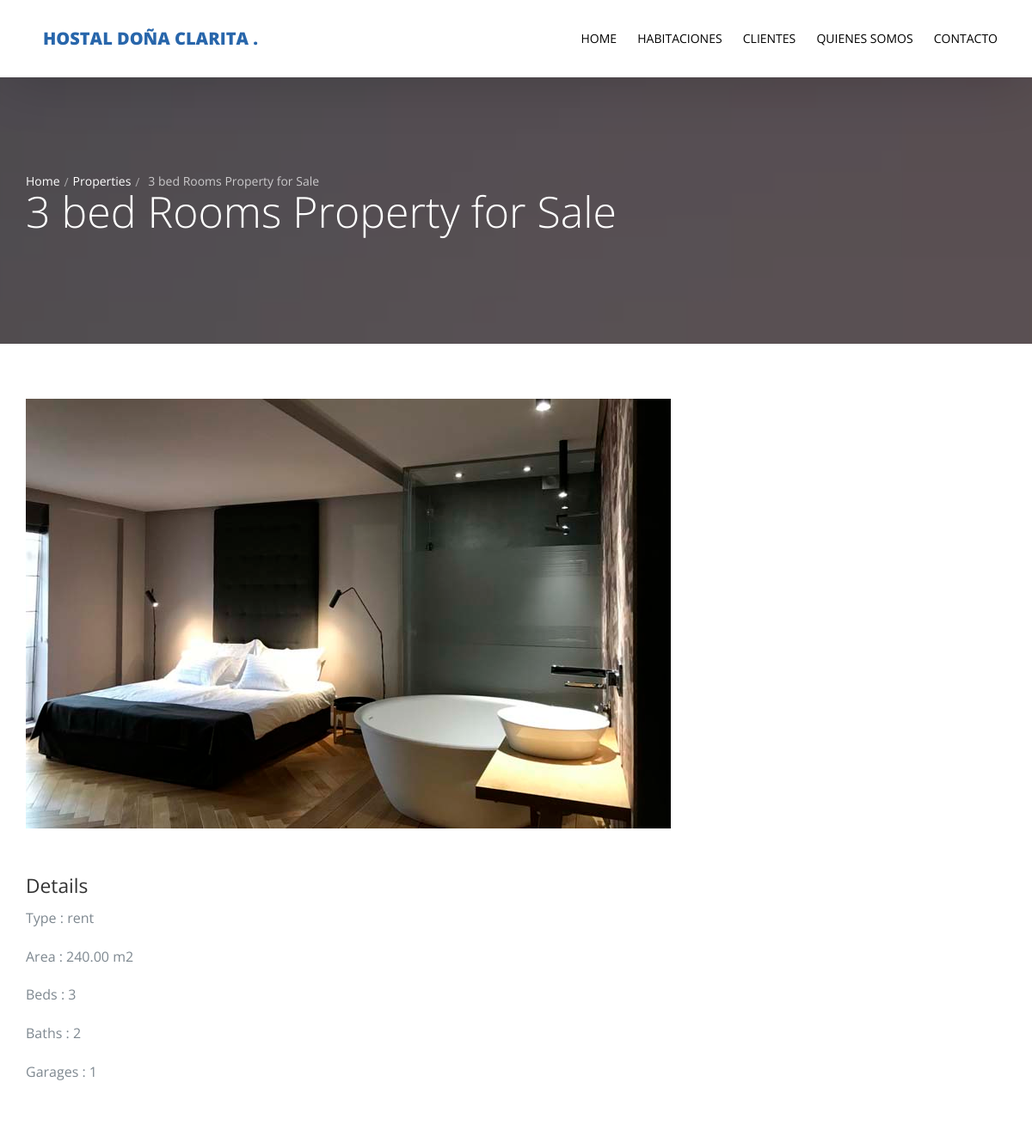
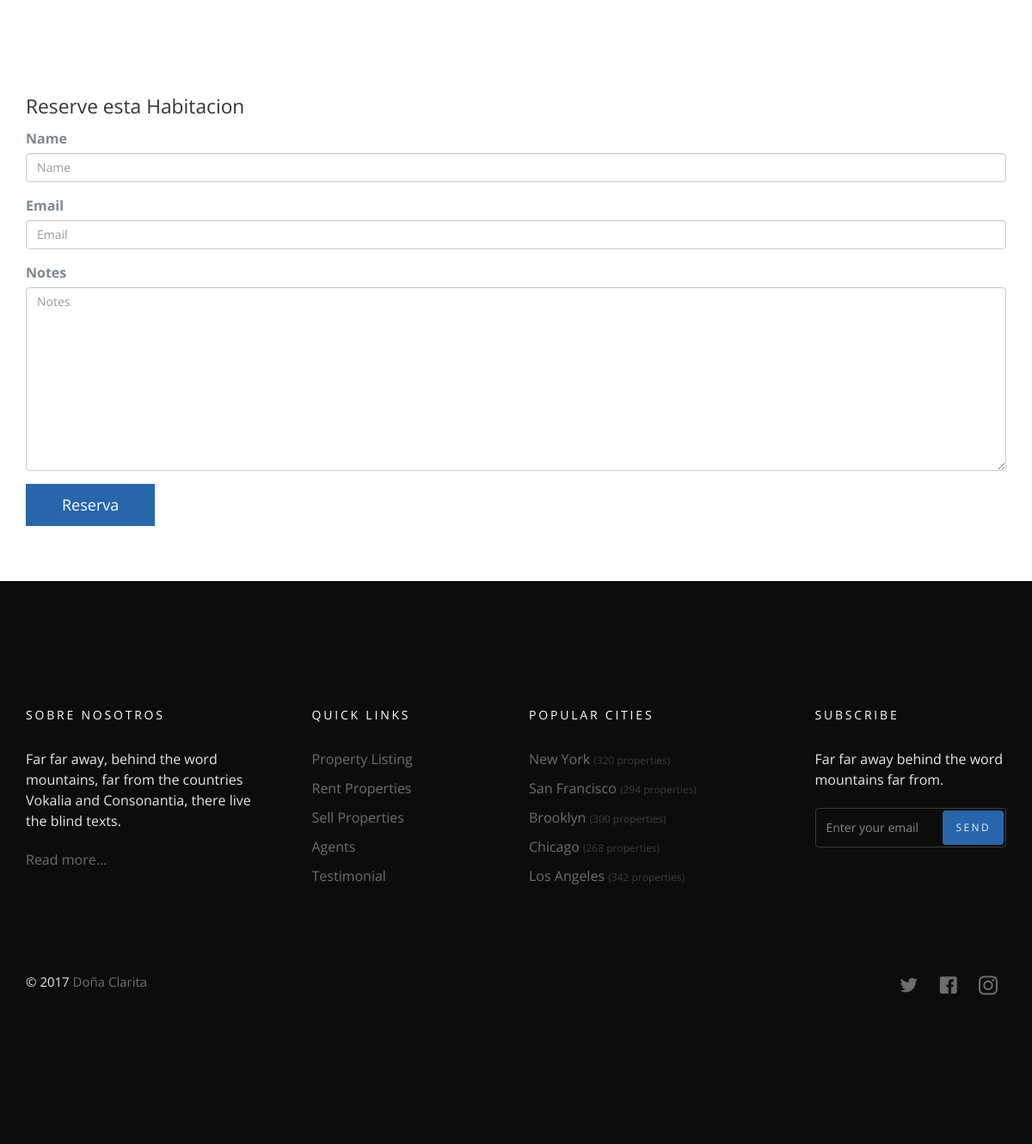
/propiedadew/1, run on the app's committed database (2 pictures, top to bottom).
### propiedadew/models.py (models this page shows)
class Property(models.Model):
    name = models.CharField(max_length=50)
    property_type = models.CharField(choices=property_type, max_length=10)
    price = models.PositiveIntegerField()
    category = models.ForeignKey('Category' ,null=True ,on_delete=models.SET_NULL)
    area = models.DecimalField(decimal_places=2, max_digits=10)
    beds_number = models.PositiveIntegerField()
    baths_number = models.PositiveIntegerField()
    garages_number = models.PositiveBigIntegerField()
    image = models.ImageField(upload_to='propiedadew/' , null=True)
    location = models.CharField(max_length=50, null=True)
    def __str__(self):
        return self.name
    class Meta:
        verbose_name = 'Property'
        verbose_name_plural = 'Properties'

### propiedadew/views.py (the view)
# urls.py: path('<int:id>', views.property_detail, name='property_detail'),
def property_detail(request , id):
    property_detail = Property.objects.get(id=id)
    template = 'propiedadew/detail.html'
    if request.method == 'POST':
        reserve_form = ReserveForm(request.POST)
        if reserve_form.is_valid():
            reserve_form.save()
    else:
        reserve_form = ReserveForm()
    context = {
        'property_detail' : property_detail ,
        'reserve_form' : reserve_form
    }
    return render(request , template , context)

### propiedadew/forms.py
class ReserveForm(forms.ModelForm):
    class Meta :
        model = Reserve
        fields = '__all__'

### propiedadew/templates/propiedadew/detail.html (shortened to what this page needs)
{% extends 'base.html' %}
{% load bootstrap4 %}
{% block body %}
  <section class="probootstrap-slider flexslider2 page-inner">
    <div class="overlay"></div>
    <div class="probootstrap-wrap-banner">
      <div class="container">
        <div class="row">
          <div class="col-md-8">
              <div class="page-title probootstrap-animate">
                  <div class="probootstrap-breadcrumbs">
                    <a href="#">Home</a><span><a href="{% url 'propiedadew:property_list' %}"> Properties </a></span>{{property_detail}}
                  </div>
                  <h1>{{property_detail}}</h1>
                </div>
          </div>
        </div>
      </div>
    </div>
    <ul class="slides">
      <li style="background-image: url(img/slider_1.jpg);"></li>
    </ul>
  </section>
  <section class="probootstrap-section">
    <div class="container">
      <div class="row">
        <div class="col-md-12">
          <p><img src="{{property_detail.image.url}}" class="img-responsive" alt="Free Bootstrap Template by uicookies.com"></p>
        </div>
      </div>
      <div class="row">
        <div class="col-md-12">
          <h2>Details</h2>
          <p>Type : {{property_detail.property_type}}</p>
          <p>Area : {{property_detail.area}} m2</p>
          <p>Beds : {{property_detail.beds_number}}</p>
          <p>Baths : {{property_detail.baths_number}}</p>
          <p>Garages : {{property_detail.garages_number}}</p>
        </div>
      </div>
    </div>
  </section>
  <section class="probootstrap-section">
      <div class="container">
        <div class="row">
          <div class="col-md-12">
            <h2>Reserve esta Habitacion</h2>
              <form action="" method="POST">
                  {% bootstrap_form reserve_form %}
                  {% buttons %}
                      <button type="submit" class="btn btn-primary">Reserva</button>
                  {% endbuttons %}
              </form>
          </div>
        </div>
      </div>
    </section>
  {% endblock body %}

### data on the page
Property: name "3 bed Rooms Property for Sale", image (picture), property_type "rent", area "240.00", beds_number "3", baths_number "2", garages_number "1"
